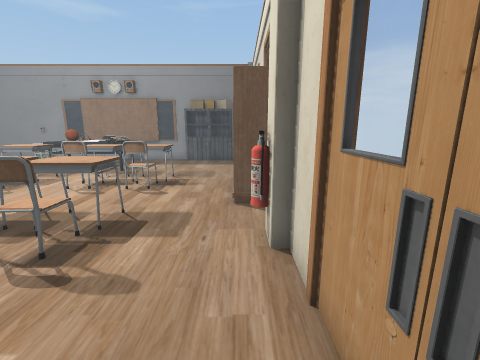
View 1 (above)

16 first-person views from a walk through a 3-D level made in the Unity game engine. The camera is 1.3 m above the floor, tilts 12° down and sees 90° across. The floor is counted in squares, 0.5 m on a side. Each view is taken from the middle of a square. On the plan, view 1 faces up. The plan holds only what a view shows up to about 17 squares ahead; the rest is blank. The player character is not drawn. Some surface patterns are stand-ins.

View 2
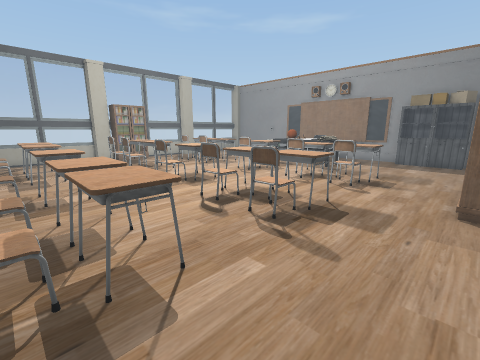

View 3
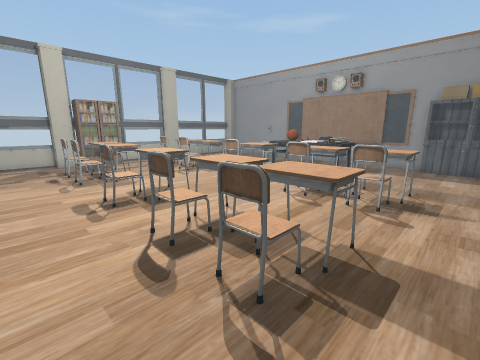

View 4
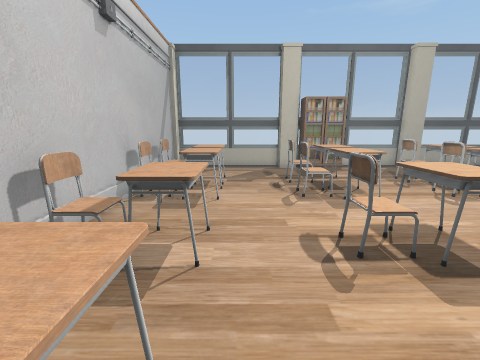

View 5
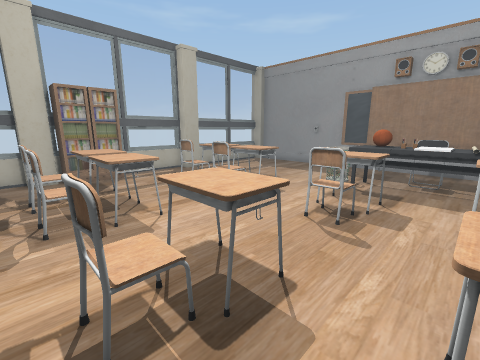

View 6
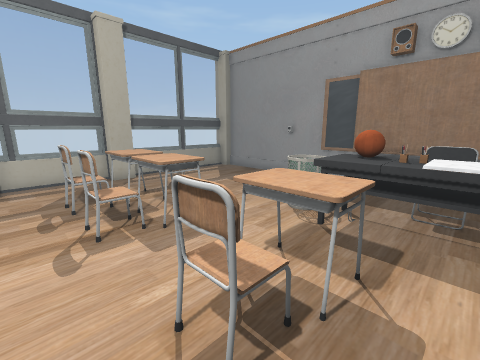

View 7
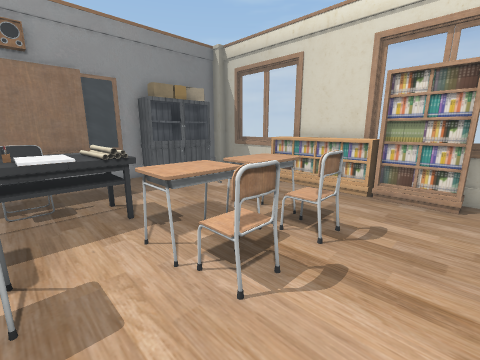

View 8
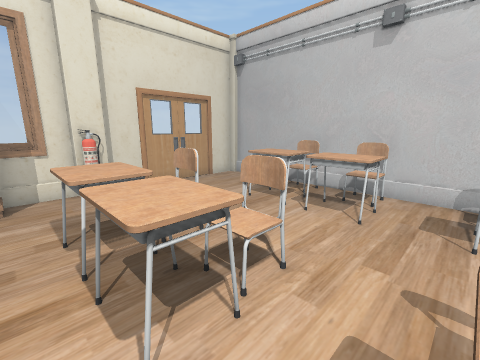

View 9
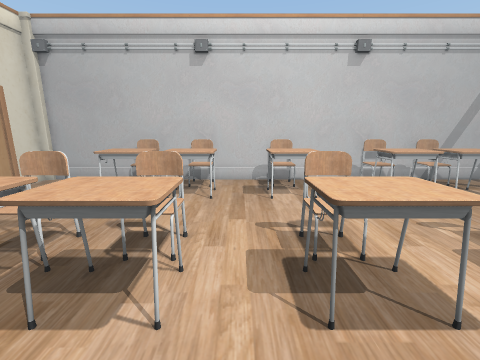

View 10
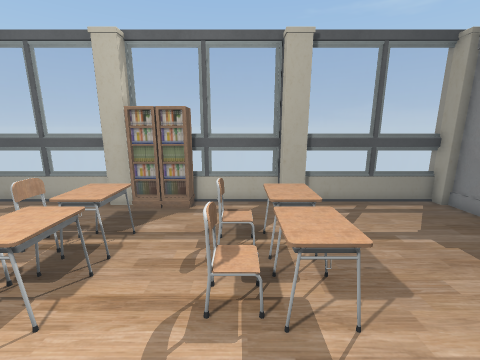

View 11
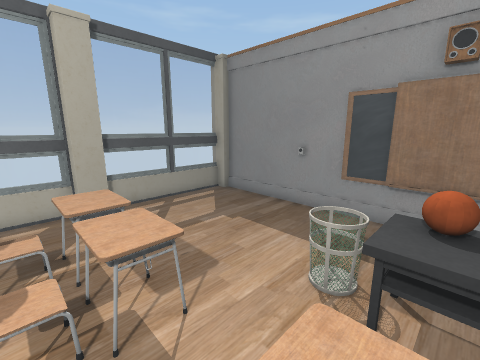

View 12
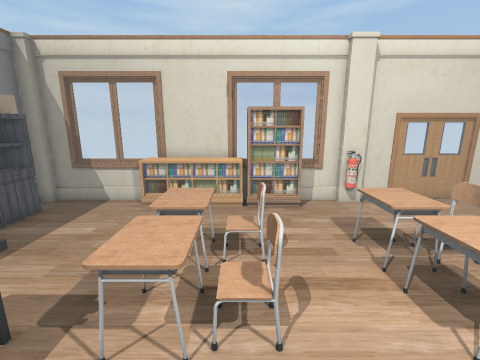

View 13
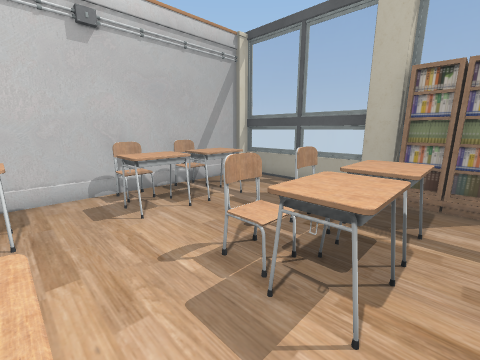

View 14
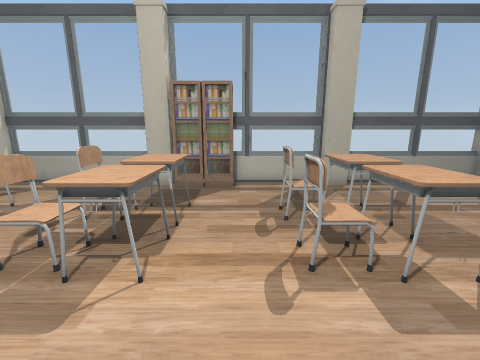

View 15
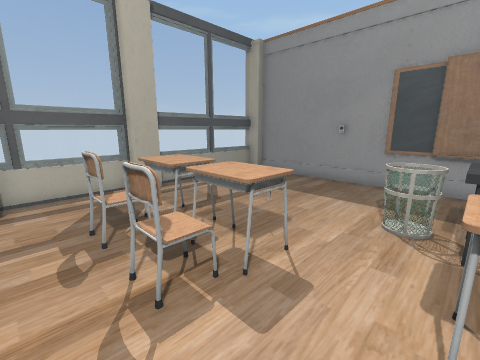

View 16
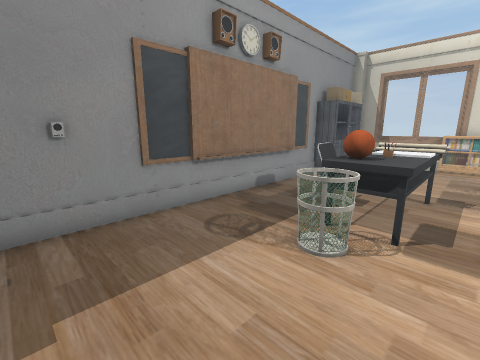

### Floor plan
Key: @ floor where view 1 was taken; # wall or solid block; . main floor; : floor 0.5 m higher than the main floor; = window, fence, low wall or low ledge; ^ raised ledge; O other object.
Columns run from 23 left of view 1 to 2 right of it. Each row starts with its distance up from view 1.
 21 ###################OOOO##
 20 #..................OOOO.#
 19 #.......................=
 18 #............OO.........=
 17 #.........O#.^=#=.......#
 16 #........OO#OOO#=......O#
 15 #..........^^O##=......OO
 14 OO.....................OO
 13 #O..OOOOO..OOO.OOOOO...OO
 12 #...OOOOO..OOO.OOOOO...OO
 11 #....O.OO...:...O.OO...O#
 10 #....O..O......O...O...O
  9 #O.....................O
  8 #O.....................O#
  7 #O..OOOOO..OOO.OOOOO....#
  6 #O..OOOOO..OOO.OOOOO...##
  5 OO...O.OO...O..OO.OO...##
  4 #.......................#
  3 #.......................##
  2 #.......................=
  1 #...OOOOO..OOO.OOOOO....#
  0 #...OOOOO..OOO.OOOOO...@=
 -1 #....O.OO...O...O.OO....#
 -2 #####O##O###O##O###O#####
 -3    ###################

Positions as (right, up) in squares from view 1, and headings:
1: (0, 0), facing up
2: (0, -1), facing up-left
3: (-2, 2), facing up-left
4: (-6, 2), facing left
5: (-8, 4), facing up-left
6: (-9, 9), facing up-left
7: (-10, 8), facing up-right
8: (-10, 8), facing down-right
9: (-9, 10), facing down
10: (-11, 11), facing left
11: (-11, 11), facing up-left
12: (-11, 11), facing right
13: (-12, 8), facing down-left
14: (-11, 9), facing left
15: (-12, 9), facing up-left
16: (-18, 14), facing up-right
